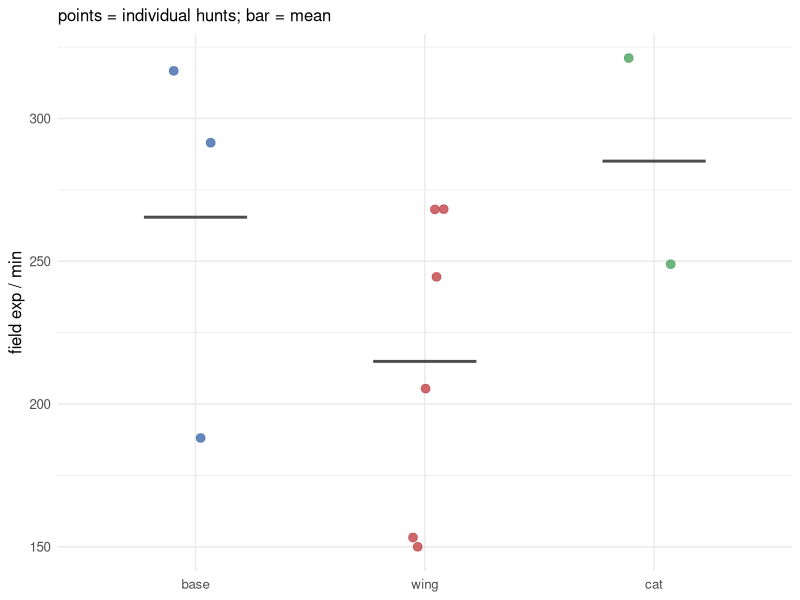
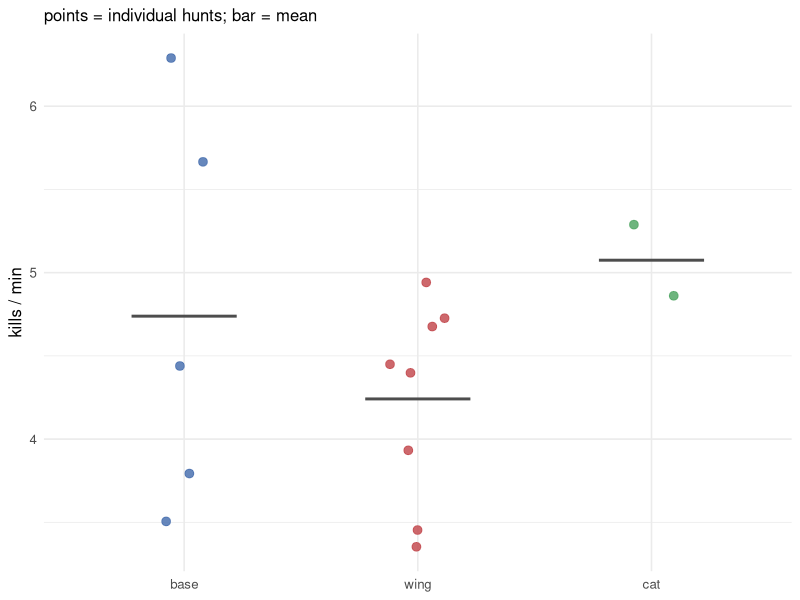
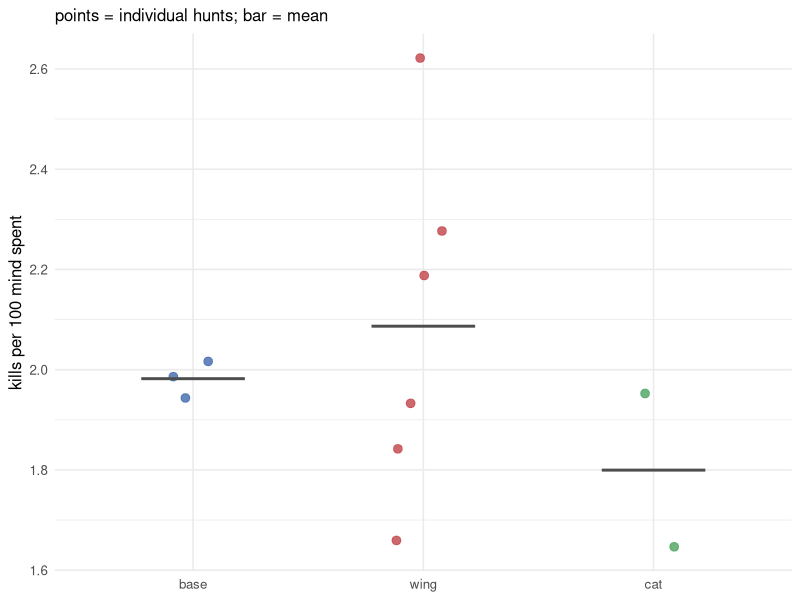
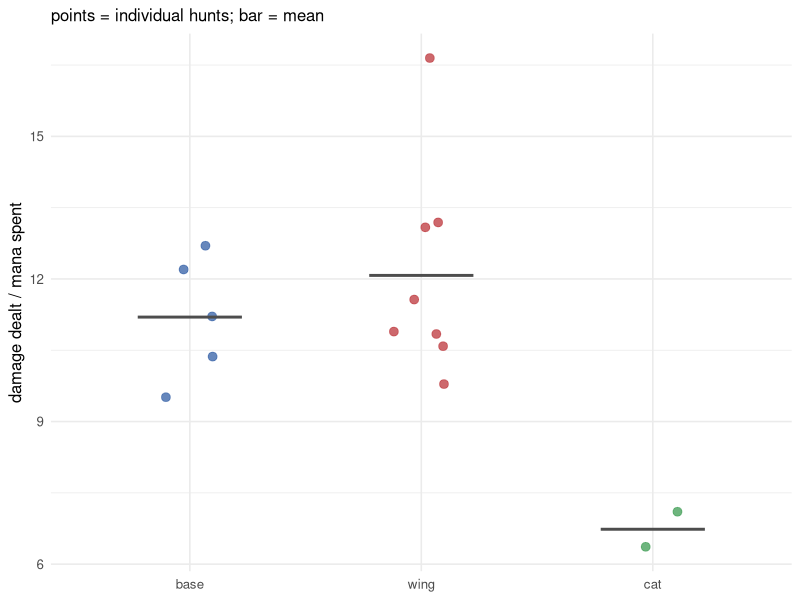
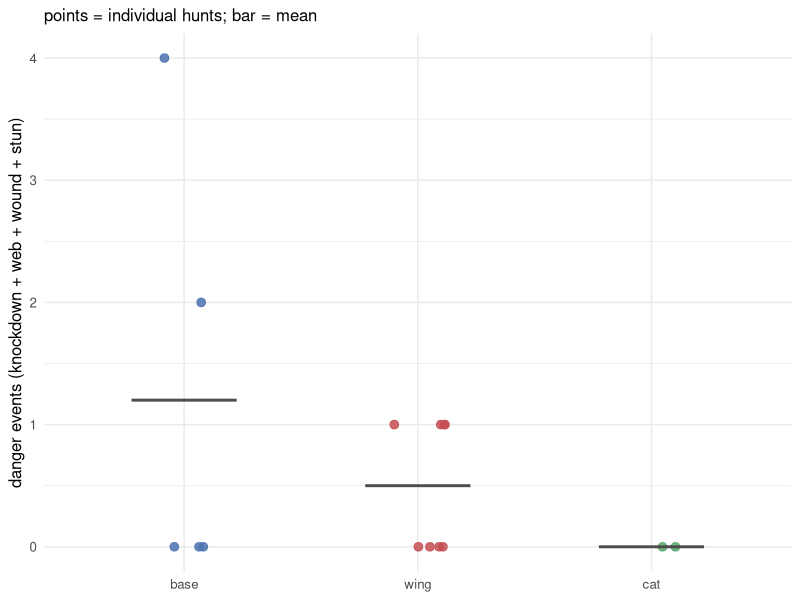

The R script that drew these images, in order:
## ---- chunk 1
knitr::opts_chunk$set(echo = FALSE, message = FALSE, warning = FALSE,
                      fig.width = 8, fig.height = 4.5, dpi = 100)

library(dplyr)
library(ggplot2)
library(kableExtra)

# Consistent variant order / colours everywhere
variant_levels <- c("base", "wing", "cat")
variant_cols   <- c(base = "#4C72B0", wing = "#C44E52", cat = "#55A868")
## ---- chunk 2
raw <- read.csv("hunts.csv", stringsAsFactors = FALSE, na.strings = c("", "NA", "?"))

hunts <- raw %>%
  mutate(
    variant      = factor(variant, levels = variant_levels),
    start_mind   = suppressWarnings(as.numeric(start_mind)),
    end_mind     = suppressWarnings(as.numeric(end_mind)),
    # mind_gained: use the CSV value, else derive from end - start
    mind_gained  = suppressWarnings(as.numeric(mind_gained)),
    mind_gained  = ifelse(is.na(mind_gained) & !is.na(end_mind) & !is.na(start_mind),
                          end_mind - start_mind, mind_gained),
    # recompute the rate metrics so they stay correct as rows are appended
    exp_per_min      = ifelse(!is.na(mind_gained) & duration_min > 0,
                              mind_gained / duration_min, NA_real_),
    kills_per_min    = ifelse(duration_min > 0, kills / duration_min, NA_real_),
    kills_per_100mind = ifelse(!is.na(mind_gained) & mind_gained > 0,
                               kills / mind_gained * 100, NA_real_),
    dmg_per_mana     = ifelse(mana_out > 0, dmg_dealt / mana_out, NA_real_),
    # incoming-danger signal (see README: maneuvers are the real threat, not dmg)
    danger_events    = coalesce(knockdowns, 0) + coalesce(webbed_by_enemy, 0) +
                       coalesce(wounds_taken, 0) + coalesce(stun_events, 0),
    # mana_in minus Symbol-of-Mana refills (flat 50 each). For base/wing this is
    # the sac4mana "sacrifice mana" surge; for cat it also includes Dark
    # Catalyst's 1-14 refund per cast, so read cat's value as an upper bound.
    mana_recovered   = coalesce(mana_in, 0) - 50 * coalesce(symbol_mana_casts, 0),
    got_sac_harvest  = variant != "cat" & mana_recovered > 0,
    hunt_id          = row_number()
  )

n_by_variant <- hunts %>% count(variant, name = "hunts", .drop = FALSE)
## ---- chunk 3
n_by_variant %>%
  kbl(caption = "Hunts logged per variant") %>%
  kable_styling(full_width = FALSE)
## ---- chunk 4
hunts %>%
  transmute(
    id = hunt_id, date, variant,
    dur_min = round(duration_min, 2),
    kills,
    mind_gained,
    exp_per_min       = round(exp_per_min, 1),
    kills_per_min     = round(kills_per_min, 2),
    kills_per_100mind = round(kills_per_100mind, 2),
    dmg_per_mana      = round(dmg_per_mana, 2),
    deaths,
    danger_events,
    mana_recovered,
    cube = martial_prowess
  ) %>%
  kbl(caption = "One row per hunt (NA = not measurable from that log)") %>%
  kable_styling(full_width = FALSE, bootstrap_options = c("striped", "condensed"))
## ---- chunk 5
summarise_metric <- function(df, col) {
  fix <- function(x) ifelse(is.nan(x) | is.infinite(x), NA_real_, round(x, 2))
  df %>%
    group_by(variant, .drop = FALSE) %>%
    summarise(
      n_obs  = sum(!is.na(.data[[col]])),
      mean   = fix(mean(.data[[col]], na.rm = TRUE)),
      median = fix(median(.data[[col]], na.rm = TRUE)),
      min    = fix(min(.data[[col]], na.rm = TRUE)),
      max    = fix(max(.data[[col]], na.rm = TRUE)),
      .groups = "drop"
    )
}

metrics <- c("exp_per_min", "kills_per_min", "kills_per_100mind",
             "dmg_per_mana", "duration_min", "danger_events", "mana_recovered")
## ---- chunk 6
for (m in metrics) {
  cat(
    summarise_metric(hunts, m) %>%
      kbl(caption = m) %>%
      kable_styling(full_width = FALSE,
                    bootstrap_options = c("striped", "condensed")),
    "\n"
  )
}
## ---- chunk 7
plot_metric <- function(df, col, ylab) {
  d <- df %>% filter(!is.na(.data[[col]]))
  ggplot(d, aes(variant, .data[[col]], colour = variant)) +
    geom_jitter(width = 0.12, height = 0, size = 2.6, alpha = 0.85) +
    stat_summary(fun = mean, geom = "crossbar", width = 0.45,
                 linewidth = 0.4, colour = "grey30") +
    scale_colour_manual(values = variant_cols, drop = FALSE) +
    labs(x = NULL, y = ylab,
         subtitle = "points = individual hunts; bar = mean") +
    theme_minimal(base_size = 12) +
    theme(legend.position = "none")
}

plot_metric(hunts, "exp_per_min", "field exp / min")
## ---- chunk 8
plot_metric(hunts, "kills_per_min", "kills / min")
plot_metric(hunts, "kills_per_100mind", "kills per 100 mind spent")
plot_metric(hunts, "dmg_per_mana", "damage dealt / mana spent")
## ---- chunk 9
hunts %>%
  group_by(variant, .drop = FALSE) %>%
  summarise(
    hunts          = n(),
    deaths         = sum(coalesce(deaths, 0L)),
    knockdowns     = sum(coalesce(knockdowns, 0L)),
    enemy_webs     = sum(coalesce(webbed_by_enemy, 0L)),
    wounds         = sum(coalesce(wounds_taken, 0L)),
    stuns          = sum(coalesce(stun_events, 0L)),
    danger_per_hunt = round(mean(danger_events), 2),
    .groups = "drop"
  ) %>%
  kbl(caption = "Incoming danger, totals per variant") %>%
  kable_styling(full_width = FALSE)
## ---- chunk 10
plot_metric(hunts, "danger_events", "danger events (knockdown + web + wound + stun)")
## ---- chunk 11
hunts %>%
  group_by(variant, .drop = FALSE) %>%
  summarise(
    hunts                = n(),
    hunts_with_harvest   = if (first(variant) == "cat") NA_integer_ else sum(got_sac_harvest),
    total_mana_recovered = sum(mana_recovered),
    .groups = "drop"
  ) %>%
  kbl(caption = "sac4mana harvest (base/wing); cat = see notes") %>%
  kable_styling(full_width = FALSE)
